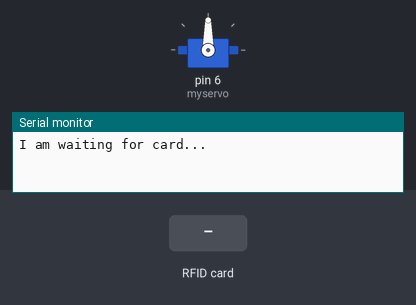
The sketch below on a simulated Arduino Uno, built with avr-gcc and run on an emulated ATmega328P. Shown: servo, the last lines printed to the serial monitor. Inputs (shaded band) come from the test bench.

Above: at 1.2 s.
1.3 s: RFID card C6 B6 D8 29 held to the reader
At 2.7 s:
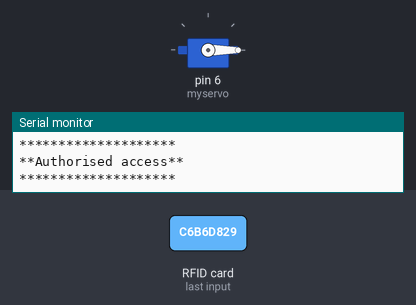
3.8 s: RFID card 5E 7A 19 C4 held to the reader
Timing chart, 0 to 6.8 s (numbered marks = the images above; inputs shaded):
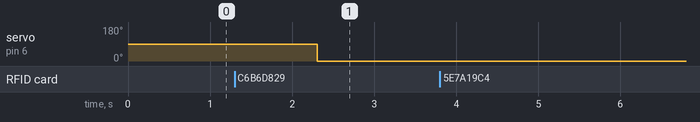

Measured:
- after the input at 1.3 s, servo on pin 6 (myservo): 90° → 0° after 1.0 s

The sketch:

beta_Ver_Tubes.ino
```cpp
#include <Wire.h>
#include "SPI.h"
#include "MFRC522.h"
#include <Servo.h>

Servo myservo;

#define SS_PIN 10
#define RST_PIN 9

MFRC522 rfid(SS_PIN, RST_PIN);

MFRC522::MIFARE_Key key;

int attempts = 0; // counter for successful attempts

void setup() {
  Serial.begin(9600);
  SPI.begin();
  rfid.PCD_Init();
  myservo.attach(6);
  Serial.println("I am waiting for card...");

}

void loop() {
  if (!rfid.PICC_IsNewCardPresent() || !rfid.PICC_ReadCardSerial())
    return;

  MFRC522::PICC_Type piccType = rfid.PICC_GetType(rfid.uid.sak);

  if (piccType != MFRC522::PICC_TYPE_MIFARE_MINI &&
      piccType != MFRC522::PICC_TYPE_MIFARE_1K &&
      piccType != MFRC522::PICC_TYPE_MIFARE_4K) {
    Serial.println(F("Your tag is not of type MIFARE Classic."));
    return;
  }

  String strID = "";
  for (byte i = 0; i < 4; i++) {
    strID +=
      (rfid.uid.uidByte[i] < 0x10 ? "0" : "") +
      String(rfid.uid.uidByte[i], HEX) +
      (i != 3 ? ":" : "");
  }
  strID.toUpperCase();
  Serial.print("Tap card key: ");
  Serial.println(strID);
  delay(1000);

  if (strID.indexOf("C6:B6:D8:29") >= 0) {  // put your own tap card key
    myservo.write(0);
    delay(1);
    Serial.println("********************");
    Serial.println("**Authorised access**");
    Serial.println("********************");

    delay(1500);

    attempts++;
    if (attempts % 2 == 0) {  // every even attempt
      myservo.write(0);
    } else {  // every odd attempt
      myservo.write(0);
    }
  } else {
    Serial.println("****************");
    Serial.println("**Access denied**");
    Serial.println("****************");

    delay(1500);
  }
}
```
